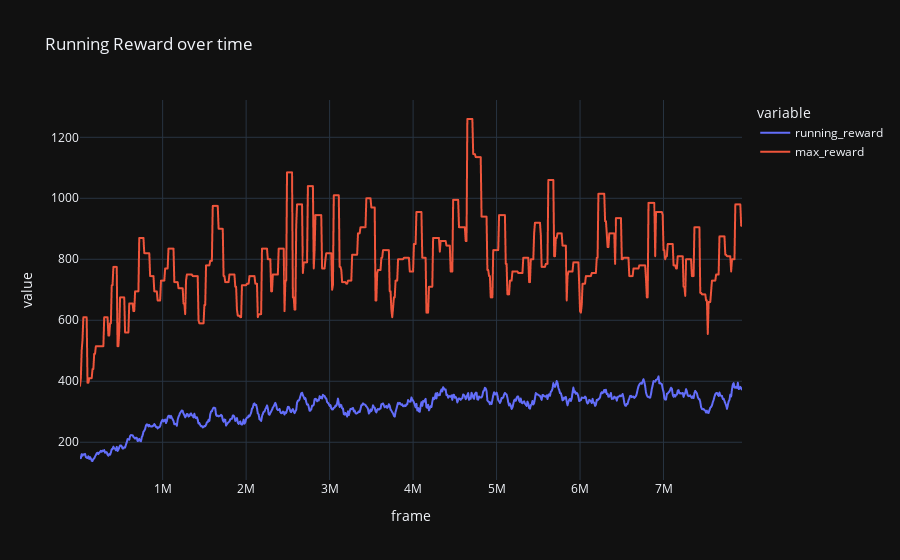

Notebook code cell kept with this figure:
### Code cell
px.line(
    df,
    x='frame',
    y=['running_reward', "max_reward"],
    title='Running Reward over time',
    labels={
        'running_reward': 'Running Reward',
        'episode': 'Episode'
        },
    template='plotly_dark',
    hover_name='episode'
)

### Figure 1 — Plotly figure (JSON) as saved in the notebook; plotly's stock layout.template omitted (floating-point values rounded to 4 significant figures; data arrays with more than 128 entries replaced by an {"elided": "..."} marker saying what was removed)
{"data": [{"hovertemplate": "<b>%{hovertext}</b><br><br>variable=running_reward<br>frame=%{x}<br>value=%{y}<extra></extra>", "hovertext": {"elided": "794 int values"}, "legendgroup": "running_reward", "line": {"color": "#636efa", "dash": "solid"}, "marker": {"symbol": "circle"}, "mode": "lines", "name": "running_reward", "showlegend": true, "type": "scattergl", "x": {"elided": "794 int values"}, "xaxis": "x", "y": {"elided": "794 float values"}, "yaxis": "y"}, {"hovertemplate": "<b>%{hovertext}</b><br><br>variable=max_reward<br>frame=%{x}<br>value=%{y}<extra></extra>", "hovertext": {"elided": "794 int values"}, "legendgroup": "max_reward", "line": {"color": "#EF553B", "dash": "solid"}, "marker": {"symbol": "circle"}, "mode": "lines", "name": "max_reward", "showlegend": true, "type": "scattergl", "x": {"elided": "794 int values"}, "xaxis": "x", "y": {"elided": "794 int values"}, "yaxis": "y"}], "layout": {"legend": {"title": {"text": "variable"}, "tracegroupgap": 0}, "title": {"text": "Running Reward over time"}, "xaxis": {"anchor": "y", "domain": [0, 1], "title": {"text": "frame"}}, "yaxis": {"anchor": "x", "domain": [0, 1], "title": {"text": "value"}}}}
